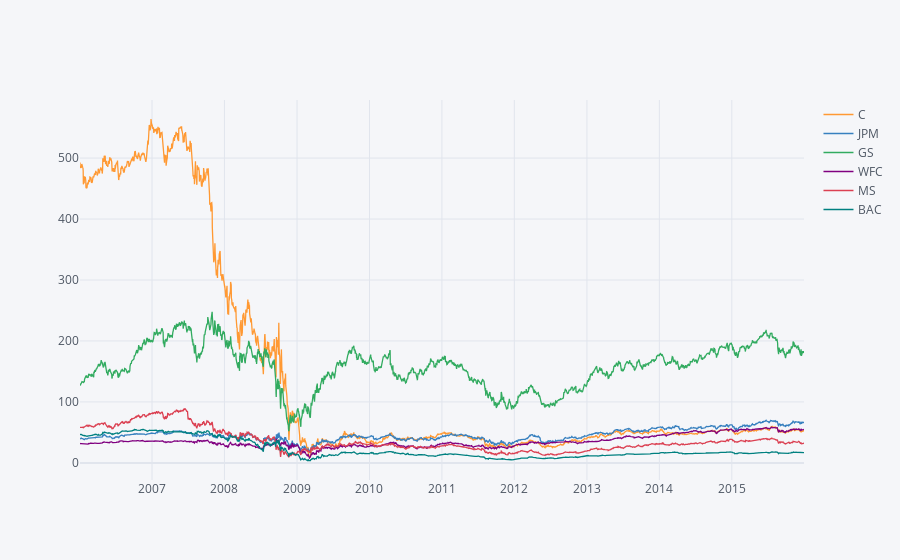

Source (notebook cell):
### Code cell
bank_stocks.xs(key='Close',axis=1,level='Stock Info').iplot()

### Figure 1 — Plotly figure (JSON) as saved in the notebook; plotly's stock layout.template omitted (floating-point values rounded to 4 significant figures; data arrays with more than 128 entries replaced by an {"elided": "..."} marker saying what was removed)
{"data": [{"line": {"color": "rgba(255, 153, 51, 1.0)", "dash": "solid", "shape": "linear", "width": 1.3}, "mode": "lines", "name": "C", "text": "", "type": "scatter", "x": {"elided": "2517 str values"}, "y": {"elided": "2517 float values"}}, {"line": {"color": "rgba(55, 128, 191, 1.0)", "dash": "solid", "shape": "linear", "width": 1.3}, "mode": "lines", "name": "JPM", "text": "", "type": "scatter", "x": {"elided": "2517 str values"}, "y": {"elided": "2517 float values"}}, {"line": {"color": "rgba(50, 171, 96, 1.0)", "dash": "solid", "shape": "linear", "width": 1.3}, "mode": "lines", "name": "GS", "text": "", "type": "scatter", "x": {"elided": "2517 str values"}, "y": {"elided": "2517 float values"}}, {"line": {"color": "rgba(128, 0, 128, 1.0)", "dash": "solid", "shape": "linear", "width": 1.3}, "mode": "lines", "name": "WFC", "text": "", "type": "scatter", "x": {"elided": "2517 str values"}, "y": {"elided": "2517 float values"}}, {"line": {"color": "rgba(219, 64, 82, 1.0)", "dash": "solid", "shape": "linear", "width": 1.3}, "mode": "lines", "name": "MS", "text": "", "type": "scatter", "x": {"elided": "2517 str values"}, "y": {"elided": "2517 float values"}}, {"line": {"color": "rgba(0, 128, 128, 1.0)", "dash": "solid", "shape": "linear", "width": 1.3}, "mode": "lines", "name": "BAC", "text": "", "type": "scatter", "x": {"elided": "2517 str values"}, "y": {"elided": "2517 float values"}}], "layout": {"legend": {"bgcolor": "#F5F6F9", "font": {"color": "#4D5663"}}, "paper_bgcolor": "#F5F6F9", "plot_bgcolor": "#F5F6F9", "title": {"font": {"color": "#4D5663"}}, "xaxis": {"gridcolor": "#E1E5ED", "showgrid": true, "tickfont": {"color": "#4D5663"}, "title": {"font": {"color": "#4D5663"}, "text": ""}, "zerolinecolor": "#E1E5ED"}, "yaxis": {"gridcolor": "#E1E5ED", "showgrid": true, "tickfont": {"color": "#4D5663"}, "title": {"font": {"color": "#4D5663"}, "text": ""}, "zerolinecolor": "#E1E5ED"}}}
